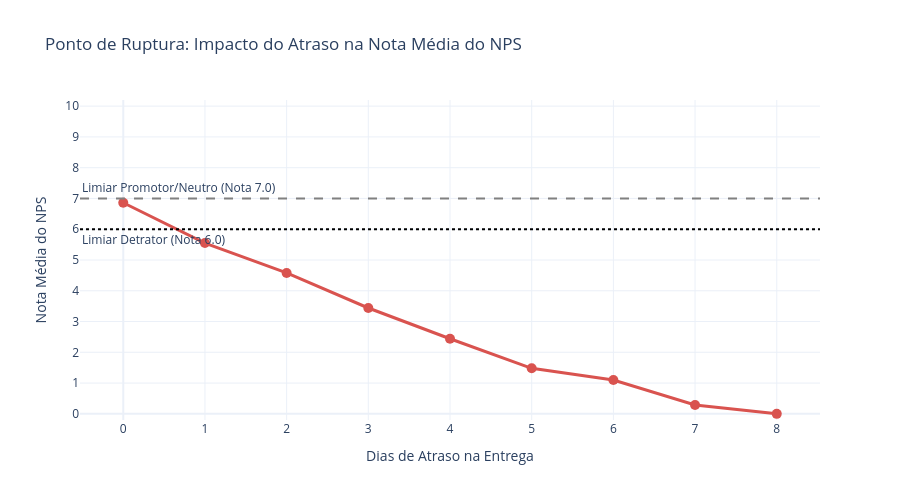

Source (notebook cell):
### Markdown cell above
### 2. Existe algum "ponto de ruptura" na experiência do cliente?

### Code cell
# 1. Agrupar os dados calculando a média do NPS por dias de atraso
ruptura_df = df.groupby('delivery_delay_days')['nps_score'].mean().reset_index()
ruptura_df['nps_score'] = ruptura_df['nps_score'].round(2)

# 2. Criar o gráfico de linha com marcadores
fig_ruptura = px.line(
    ruptura_df,
    x='delivery_delay_days',
    y='nps_score',
    markers=True,
    title='Ponto de Ruptura: Impacto do Atraso na Nota Média do NPS',
    labels={
        'delivery_delay_days': 'Dias de Atraso na Entrega',
        'nps_score': 'Nota Média do NPS'
    },
    template='plotly_white'
)

# 3. Customizar a linha de tendência (cor vermelha para indicar alerta/risco)
fig_ruptura.update_traces(
    line=dict(color='#d9534f', width=3),
    marker=dict(size=10, color='#d9534f')
)

# 4. Adicionar linhas horizontais de referência (Limiares de nota do NPS)
fig_ruptura.add_hline(
    y=7.0, 
    line_dash="dash", 
    line_color="gray", 
    annotation_text="Limiar Promotor/Neutro (Nota 7.0)", 
    annotation_position="top left"
)

fig_ruptura.add_hline(
    y=6.0, 
    line_dash="dot", 
    line_color="black", 
    annotation_text="Limiar Detrator (Nota 6.0)", 
    annotation_position="bottom left"
)

# 5. Ajustar o layout do gráfico para apresentação gerencial
fig_ruptura.update_layout(
    xaxis=dict(
        tickmode='linear',
        tick0=0,
        dtick=1
    ),
    yaxis=dict(
        range=[-0.2, 10.2],  # Limita o eixo Y para a escala padrão de notas (0 a 10)
        dtick=1
    ),
    width=900,
    height=500
)

# Renderizar o gráfico interativo
fig_ruptura.show()

### Figure 1 — Plotly figure (JSON) as saved in the notebook; plotly's stock layout.template omitted (floating-point values rounded to 4 significant figures)
{"data": [{"hovertemplate": "Dias de Atraso na Entrega=%{x}<br>Nota Média do NPS=%{y}<extra></extra>", "legendgroup": "", "line": {"color": "#d9534f", "dash": "solid", "width": 3}, "marker": {"color": "#d9534f", "size": 10, "symbol": "circle"}, "mode": "lines+markers", "name": "", "orientation": "v", "showlegend": false, "type": "scatter", "x": [0, 1, 2, 3, 4, 5, 6, 7, 8], "xaxis": "x", "y": [6.86, 5.55, 4.58, 3.44, 2.44, 1.48, 1.1, 0.29, 0.0], "yaxis": "y"}], "layout": {"annotations": [{"showarrow": false, "text": "Limiar Promotor/Neutro (Nota 7.0)", "x": 0, "xanchor": "left", "xref": "x domain", "y": 7, "yanchor": "bottom", "yref": "y"}, {"showarrow": false, "text": "Limiar Detrator (Nota 6.0)", "x": 0, "xanchor": "left", "xref": "x domain", "y": 6, "yanchor": "top", "yref": "y"}], "height": 500, "legend": {"tracegroupgap": 0}, "shapes": [{"line": {"color": "gray", "dash": "dash"}, "type": "line", "x0": 0, "x1": 1, "xref": "x domain", "y0": 7, "y1": 7, "yref": "y"}, {"line": {"color": "black", "dash": "dot"}, "type": "line", "x0": 0, "x1": 1, "xref": "x domain", "y0": 6, "y1": 6, "yref": "y"}], "title": {"text": "Ponto de Ruptura: Impacto do Atraso na Nota Média do NPS"}, "width": 900, "xaxis": {"anchor": "y", "domain": [0, 1], "dtick": 1, "tick0": 0, "tickmode": "linear", "title": {"text": "Dias de Atraso na Entrega"}}, "yaxis": {"anchor": "x", "domain": [0, 1], "dtick": 1, "range": [-0.2, 10.2], "title": {"text": "Nota Média do NPS"}}}}
